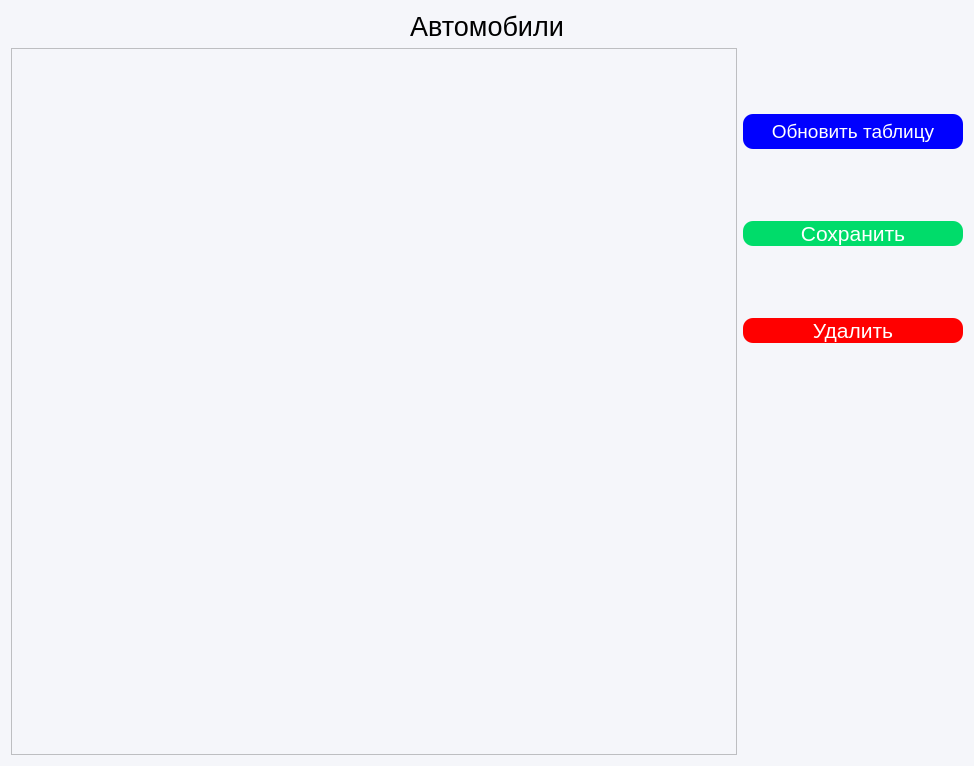
<?xml version="1.0" encoding="UTF-8"?>
<ui version="4.0">
 <class>Form</class>
 <widget class="QWidget" name="Form">
  <property name="geometry">
   <rect>
    <x>0</x>
    <y>0</y>
    <width>974</width>
    <height>766</height>
   </rect>
  </property>
  <property name="windowTitle">
   <string>Form</string>
  </property>
  <property name="styleSheet">
   <string notr="true">background-color: #F5F6FA</string>
  </property>
  <layout class="QGridLayout" name="gridLayout">
   <property name="leftMargin">
    <number>11</number>
   </property>
   <item row="0" column="0" colspan="2">
    <layout class="QHBoxLayout" name="horizontalLayout_2">
     <item>
      <widget class="QLabel" name="label">
       <property name="font">
        <font>
         <pointsize>20</pointsize>
        </font>
       </property>
       <property name="layoutDirection">
        <enum>Qt::LeftToRight</enum>
       </property>
       <property name="text">
        <string>Автомобили</string>
       </property>
       <property name="alignment">
        <set>Qt::AlignCenter</set>
       </property>
      </widget>
     </item>
    </layout>
   </item>
   <item row="1" column="0">
    <layout class="QVBoxLayout" name="verticalLayout">
     <item>
      <widget class="QTableView" name="tableView"/>
     </item>
    </layout>
   </item>
   <item row="1" column="1">
    <layout class="QVBoxLayout" name="verticalLayout_2">
     <property name="bottomMargin">
      <number>50</number>
     </property>
     <item>
      <widget class="QPushButton" name="refresh_btn">
       <property name="minimumSize">
        <size>
         <width>220</width>
         <height>35</height>
        </size>
       </property>
       <property name="palette">
        <palette>
         <active>
          <colorrole role="WindowText">
           <brush brushstyle="SolidPattern">
            <color alpha="255">
             <red>255</red>
             <green>255</green>
             <blue>255</blue>
            </color>
           </brush>
          </colorrole>
          <colorrole role="Button">
           <brush brushstyle="SolidPattern">
            <color alpha="255">
             <red>0</red>
             <green>0</green>
             <blue>255</blue>
            </color>
           </brush>
          </colorrole>
          <colorrole role="Text">
           <brush brushstyle="SolidPattern">
            <color alpha="255">
             <red>255</red>
             <green>255</green>
             <blue>255</blue>
            </color>
           </brush>
          </colorrole>
          <colorrole role="ButtonText">
           <brush brushstyle="SolidPattern">
            <color alpha="255">
             <red>255</red>
             <green>255</green>
             <blue>255</blue>
            </color>
           </brush>
          </colorrole>
          <colorrole role="Base">
           <brush brushstyle="SolidPattern">
            <color alpha="255">
             <red>0</red>
             <green>0</green>
             <blue>255</blue>
            </color>
           </brush>
          </colorrole>
          <colorrole role="Window">
           <brush brushstyle="SolidPattern">
            <color alpha="255">
             <red>0</red>
             <green>0</green>
             <blue>255</blue>
            </color>
           </brush>
          </colorrole>
         </active>
         <inactive>
          <colorrole role="WindowText">
           <brush brushstyle="SolidPattern">
            <color alpha="255">
             <red>255</red>
             <green>255</green>
             <blue>255</blue>
            </color>
           </brush>
          </colorrole>
          <colorrole role="Button">
           <brush brushstyle="SolidPattern">
            <color alpha="255">
             <red>0</red>
             <green>0</green>
             <blue>255</blue>
            </color>
           </brush>
          </colorrole>
          <colorrole role="Text">
           <brush brushstyle="SolidPattern">
            <color alpha="255">
             <red>255</red>
             <green>255</green>
             <blue>255</blue>
            </color>
           </brush>
          </colorrole>
          <colorrole role="ButtonText">
           <brush brushstyle="SolidPattern">
            <color alpha="255">
             <red>255</red>
             <green>255</green>
             <blue>255</blue>
            </color>
           </brush>
          </colorrole>
          <colorrole role="Base">
           <brush brushstyle="SolidPattern">
            <color alpha="255">
             <red>0</red>
             <green>0</green>
             <blue>255</blue>
            </color>
           </brush>
          </colorrole>
          <colorrole role="Window">
           <brush brushstyle="SolidPattern">
            <color alpha="255">
             <red>0</red>
             <green>0</green>
             <blue>255</blue>
            </color>
           </brush>
          </colorrole>
         </inactive>
         <disabled>
          <colorrole role="WindowText">
           <brush brushstyle="SolidPattern">
            <color alpha="255">
             <red>255</red>
             <green>255</green>
             <blue>255</blue>
            </color>
           </brush>
          </colorrole>
          <colorrole role="Button">
           <brush brushstyle="SolidPattern">
            <color alpha="255">
             <red>0</red>
             <green>0</green>
             <blue>255</blue>
            </color>
           </brush>
          </colorrole>
          <colorrole role="Text">
           <brush brushstyle="SolidPattern">
            <color alpha="255">
             <red>255</red>
             <green>255</green>
             <blue>255</blue>
            </color>
           </brush>
          </colorrole>
          <colorrole role="ButtonText">
           <brush brushstyle="SolidPattern">
            <color alpha="255">
             <red>255</red>
             <green>255</green>
             <blue>255</blue>
            </color>
           </brush>
          </colorrole>
          <colorrole role="Base">
           <brush brushstyle="SolidPattern">
            <color alpha="255">
             <red>0</red>
             <green>0</green>
             <blue>255</blue>
            </color>
           </brush>
          </colorrole>
          <colorrole role="Window">
           <brush brushstyle="SolidPattern">
            <color alpha="255">
             <red>0</red>
             <green>0</green>
             <blue>255</blue>
            </color>
           </brush>
          </colorrole>
         </disabled>
        </palette>
       </property>
       <property name="font">
        <font>
         <pointsize>14</pointsize>
        </font>
       </property>
       <property name="styleSheet">
        <string notr="true">#refresh_btn {
   background-color:rgb(0, 0, 255); /* Цвет фона кнопки */
    border-radius: 10px; /* Устанавливаем радиус закругления углов */
    color: white; /* Цвет текста кнопки */
}
#refresh_btn:hover {
                background-color: rgb(0, 0, 158)
}

</string>
       </property>
       <property name="text">
        <string>Обновить таблицу</string>
       </property>
      </widget>
     </item>
     <item>
      <widget class="QPushButton" name="save_btn">
       <property name="palette">
        <palette>
         <active>
          <colorrole role="WindowText">
           <brush brushstyle="SolidPattern">
            <color alpha="255">
             <red>255</red>
             <green>255</green>
             <blue>255</blue>
            </color>
           </brush>
          </colorrole>
          <colorrole role="Button">
           <brush brushstyle="SolidPattern">
            <color alpha="255">
             <red>0</red>
             <green>220</green>
             <blue>106</blue>
            </color>
           </brush>
          </colorrole>
          <colorrole role="Text">
           <brush brushstyle="SolidPattern">
            <color alpha="255">
             <red>255</red>
             <green>255</green>
             <blue>255</blue>
            </color>
           </brush>
          </colorrole>
          <colorrole role="ButtonText">
           <brush brushstyle="SolidPattern">
            <color alpha="255">
             <red>255</red>
             <green>255</green>
             <blue>255</blue>
            </color>
           </brush>
          </colorrole>
          <colorrole role="Base">
           <brush brushstyle="SolidPattern">
            <color alpha="255">
             <red>0</red>
             <green>220</green>
             <blue>106</blue>
            </color>
           </brush>
          </colorrole>
          <colorrole role="Window">
           <brush brushstyle="SolidPattern">
            <color alpha="255">
             <red>0</red>
             <green>220</green>
             <blue>106</blue>
            </color>
           </brush>
          </colorrole>
         </active>
         <inactive>
          <colorrole role="WindowText">
           <brush brushstyle="SolidPattern">
            <color alpha="255">
             <red>255</red>
             <green>255</green>
             <blue>255</blue>
            </color>
           </brush>
          </colorrole>
          <colorrole role="Button">
           <brush brushstyle="SolidPattern">
            <color alpha="255">
             <red>0</red>
             <green>220</green>
             <blue>106</blue>
            </color>
           </brush>
          </colorrole>
          <colorrole role="Text">
           <brush brushstyle="SolidPattern">
            <color alpha="255">
             <red>255</red>
             <green>255</green>
             <blue>255</blue>
            </color>
           </brush>
          </colorrole>
          <colorrole role="ButtonText">
           <brush brushstyle="SolidPattern">
            <color alpha="255">
             <red>255</red>
             <green>255</green>
             <blue>255</blue>
            </color>
           </brush>
          </colorrole>
          <colorrole role="Base">
           <brush brushstyle="SolidPattern">
            <color alpha="255">
             <red>0</red>
             <green>220</green>
             <blue>106</blue>
            </color>
           </brush>
          </colorrole>
          <colorrole role="Window">
           <brush brushstyle="SolidPattern">
            <color alpha="255">
             <red>0</red>
             <green>220</green>
             <blue>106</blue>
            </color>
           </brush>
          </colorrole>
         </inactive>
         <disabled>
          <colorrole role="WindowText">
           <brush brushstyle="SolidPattern">
            <color alpha="255">
             <red>255</red>
             <green>255</green>
             <blue>255</blue>
            </color>
           </brush>
          </colorrole>
          <colorrole role="Button">
           <brush brushstyle="SolidPattern">
            <color alpha="255">
             <red>0</red>
             <green>220</green>
             <blue>106</blue>
            </color>
           </brush>
          </colorrole>
          <colorrole role="Text">
           <brush brushstyle="SolidPattern">
            <color alpha="255">
             <red>255</red>
             <green>255</green>
             <blue>255</blue>
            </color>
           </brush>
          </colorrole>
          <colorrole role="ButtonText">
           <brush brushstyle="SolidPattern">
            <color alpha="255">
             <red>255</red>
             <green>255</green>
             <blue>255</blue>
            </color>
           </brush>
          </colorrole>
          <colorrole role="Base">
           <brush brushstyle="SolidPattern">
            <color alpha="255">
             <red>0</red>
             <green>220</green>
             <blue>106</blue>
            </color>
           </brush>
          </colorrole>
          <colorrole role="Window">
           <brush brushstyle="SolidPattern">
            <color alpha="255">
             <red>0</red>
             <green>220</green>
             <blue>106</blue>
            </color>
           </brush>
          </colorrole>
         </disabled>
        </palette>
       </property>
       <property name="font">
        <font>
         <pointsize>16</pointsize>
        </font>
       </property>
       <property name="styleSheet">
        <string notr="true">#save_btn {
   background-color:rgb(0, 220, 106); /* Цвет фона кнопки */
    border-radius: 10px; /* Устанавливаем радиус закругления углов */
    color: white; /* Цвет текста кнопки */
}
#save_btn:hover {
                background-color:rgb(0, 152, 0)
}
#save_btn:pressed {
	background-color: rgb(0, 132, 0)
}



</string>
       </property>
       <property name="text">
        <string>Сохранить</string>
       </property>
      </widget>
     </item>
     <item>
      <widget class="QPushButton" name="delete_btn">
       <property name="palette">
        <palette>
         <active>
          <colorrole role="WindowText">
           <brush brushstyle="SolidPattern">
            <color alpha="255">
             <red>255</red>
             <green>255</green>
             <blue>255</blue>
            </color>
           </brush>
          </colorrole>
          <colorrole role="Button">
           <brush brushstyle="SolidPattern">
            <color alpha="255">
             <red>255</red>
             <green>0</green>
             <blue>0</blue>
            </color>
           </brush>
          </colorrole>
          <colorrole role="Text">
           <brush brushstyle="SolidPattern">
            <color alpha="255">
             <red>255</red>
             <green>255</green>
             <blue>255</blue>
            </color>
           </brush>
          </colorrole>
          <colorrole role="ButtonText">
           <brush brushstyle="SolidPattern">
            <color alpha="255">
             <red>255</red>
             <green>255</green>
             <blue>255</blue>
            </color>
           </brush>
          </colorrole>
          <colorrole role="Base">
           <brush brushstyle="SolidPattern">
            <color alpha="255">
             <red>255</red>
             <green>0</green>
             <blue>0</blue>
            </color>
           </brush>
          </colorrole>
          <colorrole role="Window">
           <brush brushstyle="SolidPattern">
            <color alpha="255">
             <red>255</red>
             <green>0</green>
             <blue>0</blue>
            </color>
           </brush>
          </colorrole>
         </active>
         <inactive>
          <colorrole role="WindowText">
           <brush brushstyle="SolidPattern">
            <color alpha="255">
             <red>255</red>
             <green>255</green>
             <blue>255</blue>
            </color>
           </brush>
          </colorrole>
          <colorrole role="Button">
           <brush brushstyle="SolidPattern">
            <color alpha="255">
             <red>255</red>
             <green>0</green>
             <blue>0</blue>
            </color>
           </brush>
          </colorrole>
          <colorrole role="Text">
           <brush brushstyle="SolidPattern">
            <color alpha="255">
             <red>255</red>
             <green>255</green>
             <blue>255</blue>
            </color>
           </brush>
          </colorrole>
          <colorrole role="ButtonText">
           <brush brushstyle="SolidPattern">
            <color alpha="255">
             <red>255</red>
             <green>255</green>
             <blue>255</blue>
            </color>
           </brush>
          </colorrole>
          <colorrole role="Base">
           <brush brushstyle="SolidPattern">
            <color alpha="255">
             <red>255</red>
             <green>0</green>
             <blue>0</blue>
            </color>
           </brush>
          </colorrole>
          <colorrole role="Window">
           <brush brushstyle="SolidPattern">
            <color alpha="255">
             <red>255</red>
             <green>0</green>
             <blue>0</blue>
            </color>
           </brush>
          </colorrole>
         </inactive>
         <disabled>
          <colorrole role="WindowText">
           <brush brushstyle="SolidPattern">
            <color alpha="255">
             <red>255</red>
             <green>255</green>
             <blue>255</blue>
            </color>
           </brush>
          </colorrole>
          <colorrole role="Button">
           <brush brushstyle="SolidPattern">
            <color alpha="255">
             <red>255</red>
             <green>0</green>
             <blue>0</blue>
            </color>
           </brush>
          </colorrole>
          <colorrole role="Text">
           <brush brushstyle="SolidPattern">
            <color alpha="255">
             <red>255</red>
             <green>255</green>
             <blue>255</blue>
            </color>
           </brush>
          </colorrole>
          <colorrole role="ButtonText">
           <brush brushstyle="SolidPattern">
            <color alpha="255">
             <red>255</red>
             <green>255</green>
             <blue>255</blue>
            </color>
           </brush>
          </colorrole>
          <colorrole role="Base">
           <brush brushstyle="SolidPattern">
            <color alpha="255">
             <red>255</red>
             <green>0</green>
             <blue>0</blue>
            </color>
           </brush>
          </colorrole>
          <colorrole role="Window">
           <brush brushstyle="SolidPattern">
            <color alpha="255">
             <red>255</red>
             <green>0</green>
             <blue>0</blue>
            </color>
           </brush>
          </colorrole>
         </disabled>
        </palette>
       </property>
       <property name="font">
        <font>
         <pointsize>16</pointsize>
        </font>
       </property>
       <property name="styleSheet">
        <string notr="true">#delete_btn {
   background-color: rgb(255, 0, 0); /* Цвет фона кнопки */
    border-radius: 10px; /* Устанавливаем радиус закругления углов */
    color: white; /* Цвет текста кнопки */
}
#delete_btn:hover {
                background-color: rgb(200, 0, 0)
}


</string>
       </property>
       <property name="text">
        <string>Удалить</string>
       </property>
      </widget>
     </item>
     <item>
      <widget class="QLabel" name="error_label">
       <property name="minimumSize">
        <size>
         <width>35</width>
         <height>220</height>
        </size>
       </property>
       <property name="maximumSize">
        <size>
         <width>16777215</width>
         <height>22</height>
        </size>
       </property>
       <property name="font">
        <font>
         <pointsize>10</pointsize>
        </font>
       </property>
       <property name="styleSheet">
        <string notr="true">color: rgb(255, 0, 0)</string>
       </property>
       <property name="text">
        <string/>
       </property>
       <property name="alignment">
        <set>Qt::AlignCenter</set>
       </property>
       <property name="wordWrap">
        <bool>true</bool>
       </property>
      </widget>
     </item>
    </layout>
   </item>
  </layout>
 </widget>
 <resources/>
 <connections/>
</ui>
